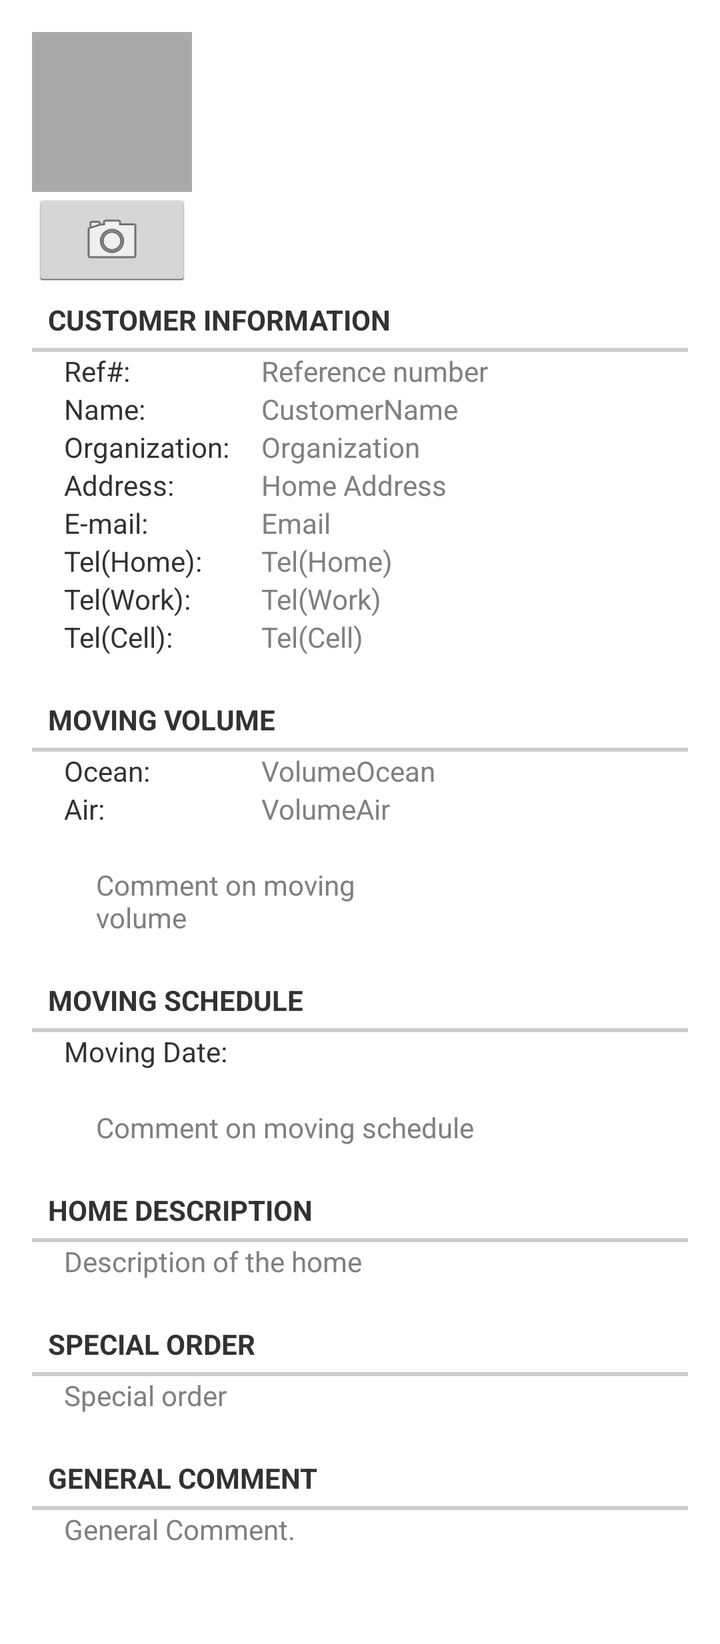
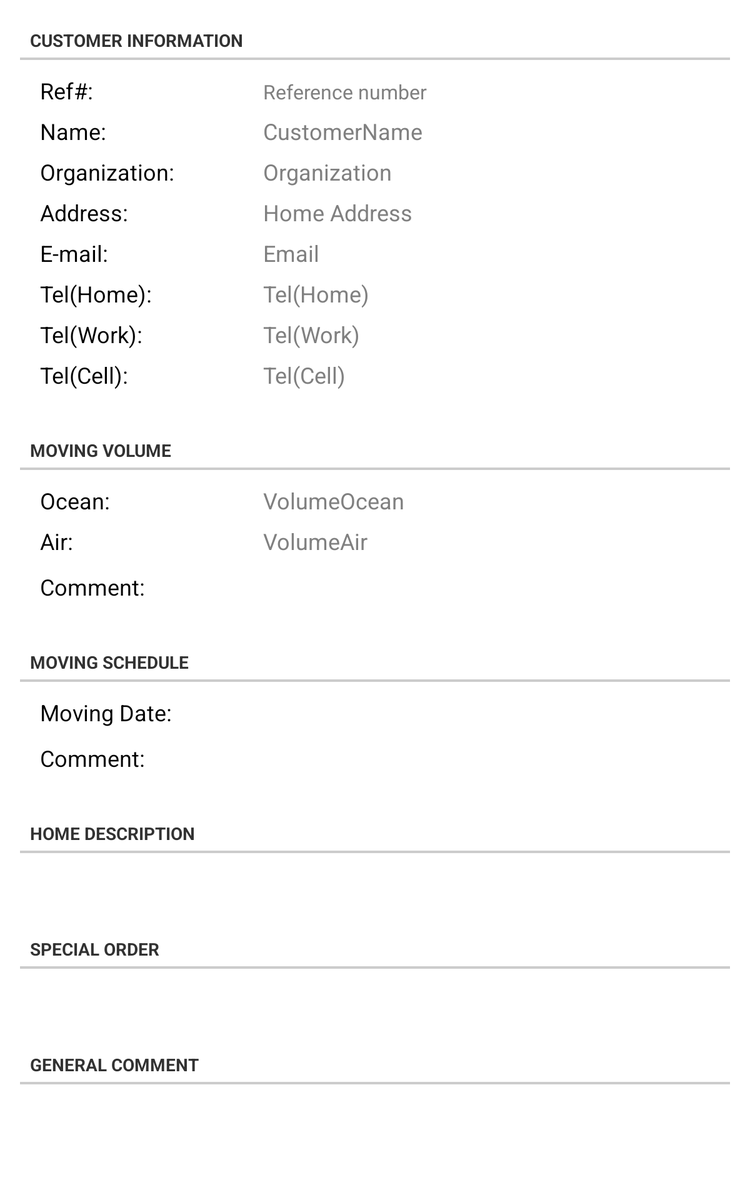

First picture: res/layout/ on a phone held upright. Second picture: the repository's own variant of that layout, on a device whose configuration matches the variant's folder. Source for both follows.
<!-- AndroidManifest.xml: application theme NoLogoActionBarTheme -->
<!-- res/layout/fragment_customerdetail.xml -->
<?xml version="1.0" encoding="utf-8"?>
<ScrollView xmlns:android="http://schemas.android.com/apk/res/android"
	android:id="@+id/scrollView1"
	android:layout_width="match_parent"
	android:layout_height="match_parent" >
<LinearLayout
	android:layout_width="match_parent"
	android:layout_height="wrap_content"
	android:layout_marginLeft="16dp"
	android:layout_marginRight="16dp"
	android:layout_marginTop="16dp"
	android:layout_marginBottom="16dp"
	android:orientation="vertical">
	
	
			<LinearLayout
			android:layout_width="wrap_content"
			android:layout_height="wrap_content"
			android:orientation="vertical"
			android:layout_marginRight="4dp">
			<ImageView
				android:id="@+id/imageViewThumbnail"
				android:layout_width="80dp"
				android:layout_height="80dp"
				android:scaleType="centerInside"
				android:background="@android:color/darker_gray"
				android:cropToPadding="true" />
			<ImageButton
				android:id="@+id/btnPhoto"
				android:layout_width="match_parent"
				android:layout_height="wrap_content"
				android:src="@android:drawable/ic_menu_camera" />
		</LinearLayout>
	
	
	
	<TextView
		style="?android:listSeparatorTextViewStyle"
		android:layout_width="match_parent"
		android:layout_height="wrap_content"
		android:text="Customer Information" />
	
	
	<LinearLayout
		android:layout_width="match_parent"
		android:layout_height="wrap_content"
		android:layout_marginLeft="16dp"
		android:layout_marginRight="16dp"
		android:orientation="horizontal">
		<TextView
			android:layout_width="0dp"
			android:layout_height="wrap_content"
			android:layout_weight="1"
			android:text="Ref#:" />
		<TextView
			android:id="@+id/textViewRefNumber"
			android:layout_width="0dp"
			android:layout_height="wrap_content"
			android:layout_weight="2"
			android:hint="Reference number"
			android:ems="10" />
	</LinearLayout>
	
	

	<LinearLayout
		android:layout_width="match_parent"
		android:layout_height="wrap_content"
		android:layout_marginLeft="16dp"
		android:layout_marginRight="16dp"
		android:orientation="horizontal">
		<TextView
			android:layout_width="0dp"
			android:layout_height="wrap_content"
			android:layout_weight="1"
			android:text="Name:" />
		<TextView
			android:id="@+id/textViewCustomerName"
			android:layout_width="0dp"
			android:layout_height="wrap_content"
			android:layout_weight="2"
			android:hint="CustomerName"
			android:ems="10" />
	</LinearLayout>

	
	<LinearLayout
		android:layout_width="match_parent"
		android:layout_height="wrap_content"
		android:layout_marginLeft="16dp"
		android:layout_marginRight="16dp"
		android:orientation="horizontal">
		<TextView
			android:layout_width="0dp"
			android:layout_height="wrap_content"
			android:layout_weight="1"
			android:text="Organization:" />
		<TextView
			android:id="@+id/textViewOrganization"
			android:layout_width="0dp"
			android:layout_height="wrap_content"
			android:layout_weight="2"
			android:hint="Organization"
			android:ems="10" />
	</LinearLayout>
	
	
	<LinearLayout
		android:layout_width="match_parent"
		android:layout_height="wrap_content"
		android:layout_marginLeft="16dp"
		android:layout_marginRight="16dp"
		android:orientation="horizontal">
		<TextView
			android:layout_width="0dp"
			android:layout_height="wrap_content"
			android:layout_weight="1"
			android:text="Address:" />
		<TextView
			android:id="@+id/textViewAddress"
			android:layout_width="0dp"
			android:layout_height="wrap_content"
			android:layout_weight="2"
			android:hint="Home Address"
			android:ems="10" />
	</LinearLayout>
	
	
	<LinearLayout
		android:layout_width="match_parent"
		android:layout_height="wrap_content"
		android:layout_marginLeft="16dp"
		android:layout_marginRight="16dp"
		android:orientation="horizontal">
		<TextView
			android:layout_width="0dp"
			android:layout_height="wrap_content"
			android:layout_weight="1"
			android:text="E-mail:" />
		<TextView
			android:id="@+id/textViewEmail"
			android:layout_width="0dp"
			android:layout_height="wrap_content"
			android:layout_weight="2"
			android:hint="Email"
			android:ems="10" />
	</LinearLayout>
	
	
	<LinearLayout
		android:layout_width="match_parent"
		android:layout_height="wrap_content"
		android:layout_marginLeft="16dp"
		android:layout_marginRight="16dp"
		android:orientation="horizontal">
		<TextView
			android:layout_width="0dp"
			android:layout_height="wrap_content"
			android:layout_weight="1"
			android:text="Tel(Home):" />
		<TextView
			android:id="@+id/textViewPhoneHome"
			android:layout_width="0dp"
			android:layout_height="wrap_content"
			android:layout_weight="2"
			android:hint="Tel(Home)"
			android:ems="10" />
	</LinearLayout>
	<LinearLayout
		android:layout_width="match_parent"
		android:layout_height="wrap_content"
		android:layout_marginLeft="16dp"
		android:layout_marginRight="16dp"
		android:orientation="horizontal">
		<TextView
			android:layout_width="0dp"
			android:layout_height="wrap_content"
			android:layout_weight="1"
			android:text="Tel(Work):" />
		<TextView
			android:id="@+id/textViewPhoneWork"
			android:layout_width="0dp"
			android:layout_height="wrap_content"
			android:layout_weight="2"
			android:hint="Tel(Work)"
			android:ems="10" />
	</LinearLayout>
	<LinearLayout
		android:layout_width="match_parent"
		android:layout_height="wrap_content"
		android:layout_marginLeft="16dp"
		android:layout_marginRight="16dp"
		android:orientation="horizontal">
		<TextView
			android:layout_width="0dp"
			android:layout_height="wrap_content"
			android:layout_weight="1"
			android:text="Tel(Cell):" />
		<TextView
			android:id="@+id/textViewPhoneCell"
			android:layout_width="0dp"
			android:layout_height="wrap_content"
			android:layout_weight="2"
			android:hint="Tel(Cell)"
			android:ems="10" />
	</LinearLayout>
	
	
	
	
	<TextView
		style="?android:listSeparatorTextViewStyle"
		android:layout_marginTop="16dp"
		android:layout_width="match_parent"
		android:layout_height="wrap_content"
		android:text="Moving Volume" />
	
	
	<LinearLayout
		android:layout_width="match_parent"
		android:layout_height="wrap_content"
		android:layout_marginLeft="16dp"
		android:layout_marginRight="16dp"
		android:orientation="horizontal">
		<TextView
			android:layout_width="0dp"
			android:layout_height="wrap_content"
			android:layout_weight="1"
			android:text="Ocean:" />
		<TextView
			android:id="@+id/textViewVolumeOcean"
			android:layout_width="0dp"
			android:layout_height="wrap_content"
			android:layout_weight="2"
			android:hint="VolumeOcean"
			android:ems="10" />
	</LinearLayout>
	<LinearLayout
		android:layout_width="match_parent"
		android:layout_height="wrap_content"
		android:layout_marginLeft="16dp"
		android:layout_marginRight="16dp"
		android:orientation="horizontal">
		<TextView
			android:layout_width="0dp"
			android:layout_height="wrap_content"
			android:layout_weight="1"
			android:text="Air:" />
		<TextView
			android:id="@+id/textViewVolumeAir"
			android:layout_width="0dp"
			android:layout_height="wrap_content"
			android:layout_weight="2"
			android:hint="VolumeAir"
			android:ems="10" />
	</LinearLayout>
	<TextView
		android:layout_width="wrap_content"
		android:layout_height="wrap_content"
		android:layout_marginLeft="16dp"
		android:layout_marginRight="16dp"
		android:text="" />
	<TextView
		android:id="@+id/textViewVolumeComment"
		android:layout_width="wrap_content"
		android:layout_height="wrap_content"
		android:layout_marginLeft="32dp"
		android:layout_marginRight="16dp"
		android:hint="Comment on moving volume"
		android:ems="10" />

	
	
	<TextView
		style="?android:listSeparatorTextViewStyle"
		android:layout_marginTop="16dp"
		android:layout_width="match_parent"
		android:layout_height="wrap_content"
		android:text="Moving Schedule" />
	<LinearLayout
		android:layout_width="match_parent"
		android:layout_height="wrap_content"
		android:layout_marginLeft="16dp"
		android:layout_marginRight="16dp"
		android:orientation="horizontal">
		<TextView
			android:layout_width="0dp"
			android:layout_height="wrap_content"
			android:layout_weight="1"
			android:text="Moving Date:" />
		<TextView
			android:id="@+id/textViewMovingDate"
			android:layout_width="0dp"
			android:layout_height="wrap_content"
			android:layout_weight="2" />
	</LinearLayout>
	<TextView
		android:layout_width="wrap_content"
		android:layout_height="wrap_content"
		android:layout_marginLeft="16dp"
		android:layout_marginRight="16dp"
		android:text="" />
	<TextView
		android:id="@+id/textViewMovingDateComment"
		android:layout_width="match_parent"
		android:layout_height="wrap_content"
		android:layout_marginLeft="32dp"
		android:layout_marginRight="16dp"
		android:ems="10"
		android:hint="Comment on moving schedule" />

	
	<TextView
		style="?android:listSeparatorTextViewStyle"
		android:layout_marginTop="16dp"
		android:layout_width="match_parent"
		android:layout_height="wrap_content"
		android:text="Home Description" />
	<TextView
		android:id="@+id/textViewHomeDescription"
		android:layout_width="match_parent"
		android:layout_height="wrap_content"
		android:layout_marginLeft="16dp"
		android:layout_marginRight="16dp"
		android:ems="10"
		android:hint="Description of the home" />
	
	
	<TextView
		style="?android:listSeparatorTextViewStyle"
		android:layout_marginTop="16dp"
		android:layout_width="match_parent"
		android:layout_height="wrap_content"
		android:text="Special order" />
	<TextView
		android:id="@+id/textViewSpecialOrder"
		android:layout_width="match_parent"
		android:layout_height="wrap_content"
		android:layout_marginLeft="16dp"
		android:layout_marginRight="16dp"
		android:ems="10"
		android:hint="Special order" />
	
	
	<TextView
		style="?android:listSeparatorTextViewStyle"
		android:layout_marginTop="16dp"
		android:layout_width="match_parent"
		android:layout_height="wrap_content"
		android:text="General Comment" />
	<TextView
		android:id="@+id/textViewGeneralComment"
		android:layout_width="match_parent"
		android:layout_height="wrap_content"
		android:layout_marginLeft="16dp"
		android:layout_marginRight="16dp"
		android:layout_marginBottom ="32dp"
		android:ems="10"
		android:hint="General Comment." />

</LinearLayout>
</ScrollView>
<!-- resources referenced by this layout -->
<resources>
  <style name="NoLogoActionBarTheme" parent="@android:style/Theme.Holo.Light.DarkActionBar">
  		
  		
  		<item name="android:actionBarStyle">@style/MyActionBar</item>
  		<item name="android:displayOptions">showHome|homeAsUp|showTitle</item>
  		<item name="android:icon">@android:color/transparent</item>
  	</style>
  <style name="MyActionBar" parent="@android:style/Widget.Holo.Light.ActionBar.Solid.Inverse">
  		<item name="android:background">@color/Indigo</item>
  	</style>
</resources>
<!-- res/layout-sw600dp/fragment_customerdetail.xml (the repository's variant of the layout above) -->
<!-- drawn on a 7-inch tablet held upright -->
<?xml version="1.0" encoding="utf-8"?>
<ScrollView xmlns:android="http://schemas.android.com/apk/res/android"
	android:id="@+id/scrollView1"
	android:layout_width="match_parent"
	android:layout_height="wrap_content" >
<LinearLayout
	android:layout_width="match_parent"
	android:layout_height="match_parent"
	android:layout_marginLeft="16dp"
	android:layout_marginRight="16dp"
	android:layout_marginTop="16dp"
	android:layout_marginBottom="16dp"
	android:orientation="vertical">
	
	

	<TextView
		style="?android:listSeparatorTextViewStyle"
		android:layout_width="match_parent"
		android:layout_height="wrap_content"
		android:layout_marginBottom="4dp"
		android:text="Customer Information" />
	
	
	<LinearLayout
		android:layout_width="match_parent"
		android:layout_height="wrap_content"
		android:layout_marginTop="8dp"
		android:layout_marginLeft="16dp"
		android:layout_marginRight="16dp"
		
		android:orientation="horizontal">
		<TextView
			android:textAppearance="?android:attr/textAppearanceMedium"
			android:layout_width="0dp"
			android:layout_height="wrap_content"
			android:layout_weight="1"
			android:text="Ref#:" />
		<TextView
			android:textAppearance="?android:attr/textAppearanceMedium"
			android:id="@+id/textViewRefNumber"
			android:layout_width="0dp"
			android:layout_height="wrap_content"
			android:layout_weight="2"
			android:textSize="16dp"
			android:hint="Reference number"
			android:ems="10" />
	</LinearLayout>
	
	

	<LinearLayout
		android:layout_width="match_parent"
		android:layout_height="wrap_content"
		android:layout_marginTop="8dp"
		android:layout_marginLeft="16dp"
		android:layout_marginRight="16dp"
		android:orientation="horizontal">
		<TextView
			android:textAppearance="?android:attr/textAppearanceMedium"
			android:layout_width="0dp"
			android:layout_height="wrap_content"
			android:layout_weight="1"
			android:text="Name:" />
		<TextView
			android:textAppearance="?android:attr/textAppearanceMedium"
			android:id="@+id/textViewCustomerName"
			android:layout_width="0dp"
			android:layout_height="wrap_content"
			android:layout_weight="2"
			android:hint="CustomerName"
			android:ems="10" />
	</LinearLayout>

	
	<LinearLayout
		android:layout_width="match_parent"
		android:layout_height="wrap_content"
		android:layout_marginTop="8dp"
		android:layout_marginLeft="16dp"
		android:layout_marginRight="16dp"
		android:orientation="horizontal">
		<TextView
			android:textAppearance="?android:attr/textAppearanceMedium"
			android:layout_width="0dp"
			android:layout_height="wrap_content"
			android:layout_weight="1"
			android:text="Organization:" />
		<TextView
			android:textAppearance="?android:attr/textAppearanceMedium"
			android:id="@+id/textViewOrganization"
			android:layout_width="0dp"
			android:layout_height="wrap_content"
			android:layout_weight="2"
			android:hint="Organization"
			android:ems="10" />
	</LinearLayout>
	
	
	<LinearLayout
		android:layout_width="match_parent"
		android:layout_height="wrap_content"
		android:layout_marginTop="8dp"
		android:layout_marginLeft="16dp"
		android:layout_marginRight="16dp"
		android:orientation="horizontal">
		<TextView
			android:textAppearance="?android:attr/textAppearanceMedium"
			android:layout_width="0dp"
			android:layout_height="wrap_content"
			android:layout_weight="1"
			android:text="Address:" />
		<TextView
			android:textAppearance="?android:attr/textAppearanceMedium"
			android:id="@+id/textViewAddress"
			android:layout_width="0dp"
			android:layout_height="wrap_content"
			android:layout_weight="2"
			android:hint="Home Address"
			android:ems="10" />
	</LinearLayout>
	
	
	<LinearLayout
		android:layout_width="match_parent"
		android:layout_height="wrap_content"
		android:layout_marginTop="8dp"
		android:layout_marginLeft="16dp"
		android:layout_marginRight="16dp"
		android:orientation="horizontal">
		<TextView
			android:textAppearance="?android:attr/textAppearanceMedium"
			android:layout_width="0dp"
			android:layout_height="wrap_content"
			android:layout_weight="1"
			android:text="E-mail:" />
		<TextView
			android:textAppearance="?android:attr/textAppearanceMedium"
			android:id="@+id/textViewEmail"
			android:layout_width="0dp"
			android:layout_height="wrap_content"
			android:layout_weight="2"
			android:hint="Email"
			android:ems="10" />
	</LinearLayout>
	
	
	<LinearLayout
		android:layout_width="match_parent"
		android:layout_height="wrap_content"
		android:layout_marginTop="8dp"
		android:layout_marginLeft="16dp"
		android:layout_marginRight="16dp"
		android:orientation="horizontal">
		<TextView
			android:textAppearance="?android:attr/textAppearanceMedium"
			android:layout_width="0dp"
			android:layout_height="wrap_content"
			android:layout_weight="1"
			android:text="Tel(Home):" />
		<TextView
			android:textAppearance="?android:attr/textAppearanceMedium"
			android:id="@+id/textViewPhoneHome"
			android:layout_width="0dp"
			android:layout_height="wrap_content"
			android:layout_weight="2"
			android:hint="Tel(Home)"
			android:ems="10" />
	</LinearLayout>
	<LinearLayout
		android:layout_width="match_parent"
		android:layout_height="wrap_content"
		android:layout_marginTop="8dp"
		android:layout_marginLeft="16dp"
		android:layout_marginRight="16dp"
		android:orientation="horizontal">
		<TextView
			android:textAppearance="?android:attr/textAppearanceMedium"
			android:layout_width="0dp"
			android:layout_height="wrap_content"
			android:layout_weight="1"
			android:text="Tel(Work):" />
		<TextView
			android:textAppearance="?android:attr/textAppearanceMedium"
			android:id="@+id/textViewPhoneWork"
			android:layout_width="0dp"
			android:layout_height="wrap_content"
			android:layout_weight="2"
			android:hint="Tel(Work)"
			android:ems="10" />
	</LinearLayout>
	<LinearLayout
		android:layout_width="match_parent"
		android:layout_height="wrap_content"
		android:layout_marginTop="8dp"
		android:layout_marginLeft="16dp"
		android:layout_marginRight="16dp"
		android:orientation="horizontal">
		<TextView
			android:textAppearance="?android:attr/textAppearanceMedium"
			android:layout_width="0dp"
			android:layout_height="wrap_content"
			android:layout_weight="1"
			android:text="Tel(Cell):" />
		<TextView
			android:textAppearance="?android:attr/textAppearanceMedium"
			android:id="@+id/textViewPhoneCell"
			android:layout_width="0dp"
			android:layout_height="wrap_content"
			android:layout_weight="2"
			android:hint="Tel(Cell)"
			android:ems="10" />
	</LinearLayout>
	
	
	
	
	<TextView
		style="?android:listSeparatorTextViewStyle"
		android:layout_marginTop="32dp"
		android:layout_marginBottom="4dp"
		android:layout_width="match_parent"
		android:layout_height="wrap_content"
		android:text="Moving Volume" />
	
	
	<LinearLayout
		android:layout_width="match_parent"
		android:layout_height="wrap_content"
		android:layout_marginTop="8dp"
		android:layout_marginLeft="16dp"
		android:layout_marginRight="16dp"
		android:orientation="horizontal">
		<TextView
			android:textAppearance="?android:attr/textAppearanceMedium"
			android:layout_width="0dp"
			android:layout_height="wrap_content"
			android:layout_weight="1"
			android:text="Ocean:" />
		<TextView
			android:textAppearance="?android:attr/textAppearanceMedium"
			android:id="@+id/textViewVolumeOcean"
			android:layout_width="0dp"
			android:layout_height="wrap_content"
			android:layout_weight="2"
			android:hint="VolumeOcean"
			android:ems="10" />
	</LinearLayout>
	<LinearLayout
		android:layout_width="match_parent"
		android:layout_height="wrap_content"
		android:layout_marginTop="8dp"
		android:layout_marginLeft="16dp"
		android:layout_marginRight="16dp"
		android:orientation="horizontal">
		<TextView
			android:textAppearance="?android:attr/textAppearanceMedium"
			android:layout_width="0dp"
			android:layout_height="wrap_content"
			android:layout_weight="1"
			android:text="Air:" />
		<TextView
			android:textAppearance="?android:attr/textAppearanceMedium"
			android:id="@+id/textViewVolumeAir"
			android:layout_width="0dp"
			android:layout_height="wrap_content"
			android:layout_weight="2"
			android:hint="VolumeAir"
			android:ems="10" />
	</LinearLayout>
	<LinearLayout
		android:layout_width="match_parent"
		android:layout_height="wrap_content"
		android:layout_marginTop="12dp"
		android:layout_marginLeft="16dp"
		android:layout_marginRight="16dp"
		android:orientation="horizontal">
		<TextView
			android:textAppearance="?android:attr/textAppearanceMedium"
			android:layout_width="0dp"
			android:layout_height="wrap_content"
			android:layout_weight="1"
			android:text="Comment:" />
		<TextView
			android:textAppearance="?android:attr/textAppearanceMedium"
			android:id="@+id/textViewVolumeComment"
			android:layout_width="0dp"
			android:layout_height="wrap_content"
			android:layout_weight="2"
			android:ems="10" />
	</LinearLayout>
	
	
	<TextView
		style="?android:listSeparatorTextViewStyle"
		android:layout_marginTop="32dp"
		android:layout_marginBottom="4dp"
		android:layout_width="match_parent"
		android:layout_height="wrap_content"
		android:text="Moving Schedule" />
	<LinearLayout
		android:layout_width="match_parent"
		android:layout_height="wrap_content"
		android:layout_marginTop="8dp"
		android:layout_marginLeft="16dp"
		android:layout_marginRight="16dp"
		android:orientation="horizontal">
		<TextView
			android:textAppearance="?android:attr/textAppearanceMedium"
			android:layout_width="0dp"
			android:layout_height="wrap_content"
			android:layout_weight="1"
			android:text="Moving Date:" />
		<TextView
			android:textAppearance="?android:attr/textAppearanceMedium"
			android:id="@+id/textViewMovingDate"
			android:layout_width="0dp"
			android:layout_height="wrap_content"
			android:layout_weight="2" />
	</LinearLayout>
	<LinearLayout
		android:layout_width="match_parent"
		android:layout_height="wrap_content"
		android:layout_marginTop="12dp"
		android:layout_marginLeft="16dp"
		android:layout_marginRight="16dp"
		android:orientation="horizontal">
		<TextView
			android:textAppearance="?android:attr/textAppearanceMedium"
			android:layout_width="0dp"
			android:layout_height="wrap_content"
			android:layout_weight="1"
			android:text="Comment:" />
		<TextView
			android:textAppearance="?android:attr/textAppearanceMedium"
			android:id="@+id/textViewMovingDateComment"
			android:layout_width="0dp"
			android:layout_height="wrap_content"
			android:layout_weight="2"
			android:ems="10" />
	</LinearLayout>
	
	
	<TextView
		style="?android:listSeparatorTextViewStyle"
		android:layout_marginTop="32dp"
		android:layout_marginBottom="4dp"
		android:layout_width="match_parent"
		android:layout_height="wrap_content"
		android:text="Home Description" />
	<TextView
		android:textAppearance="?android:attr/textAppearanceMedium"
		android:id="@+id/textViewHomeDescription"
		android:layout_width="match_parent"
		android:layout_height="wrap_content"
		android:layout_marginLeft="16dp"
		android:layout_marginRight="16dp"
		android:ems="10" />
	
	
	<TextView
		style="?android:listSeparatorTextViewStyle"
		android:layout_marginTop="32dp"
		android:layout_marginBottom="4dp"
		android:layout_width="match_parent"
		android:layout_height="wrap_content"
		android:text="Special order" />
	<TextView
		android:textAppearance="?android:attr/textAppearanceMedium"
		android:id="@+id/textViewSpecialOrder"
		android:layout_width="match_parent"
		android:layout_height="wrap_content"
		android:layout_marginLeft="16dp"
		android:layout_marginRight="16dp"
		android:ems="10" />
	
	
	<TextView
		style="?android:listSeparatorTextViewStyle"
		android:layout_marginTop="32dp"
		android:layout_marginBottom="4dp"
		android:layout_width="match_parent"
		android:layout_height="wrap_content"
		android:text="General Comment" />
	<TextView
		android:textAppearance="?android:attr/textAppearanceMedium"
		android:id="@+id/textViewGeneralComment"
		android:layout_width="match_parent"
		android:layout_height="wrap_content"
		android:layout_marginLeft="16dp"
		android:layout_marginRight="16dp"
		android:layout_marginBottom ="32dp"
		android:ems="10" />

</LinearLayout>
</ScrollView>
